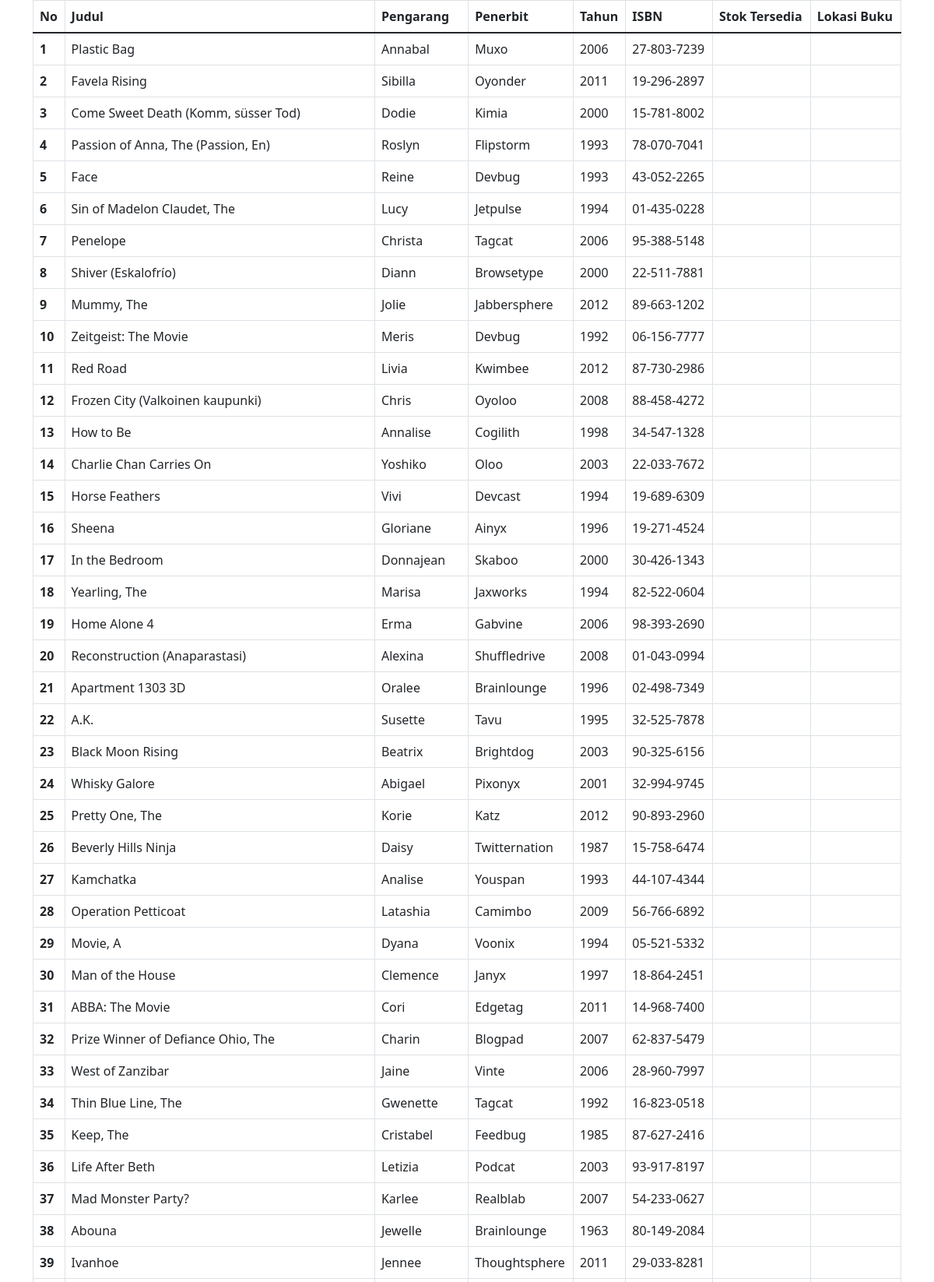
/page/buku/view_buku_siswa.php (upper part), run on the app's committed database.
### tables this page shows
CREATE TABLE `buku` (
  `kode_buku` int NOT NULL,
  `judul_buku` varchar(500) DEFAULT NULL,
  `isbn` varchar(100) DEFAULT NULL,
  `pengarang_buku` varchar(500) DEFAULT NULL,
  `tahun_terbit` varchar(11) DEFAULT NULL,
  `jumlah_buku` int DEFAULT NULL,
  `stok_tersedia` int DEFAULT NULL,
  `kategori_buku` varchar(255) DEFAULT NULL,
  `penerbit_buku` varchar(255) DEFAULT NULL,
  `lokasi_buku` varchar(25) DEFAULT NULL
);

### page/buku/view_buku_siswa.php (the view, shortened to what this page needs)
<?php
	include '../../config.php';
    $view_buku_query = mysqli_query($conn, "SELECT * FROM buku ORDER BY kode_buku DESC");
?>
<!doctype html>
<html lang="en">
  <head>
    <link href="https://cdn.jsdelivr.net/npm/bootstrap@5.1.3/dist/css/bootstrap.min.css" rel="stylesheet">
  </head>
  <body>
    <div class="container">
    <table class="table table-buku-siswa table-bordered  table-hover">
        <thead>
            <tr class="th_sticky">
                <th scope="col">No</th>
                <th scope="col">Judul</th>
                <th scope="col">Pengarang</th>
                <th scope="col">Penerbit</th>
                <th scope="col">Tahun</th>
                <th scope="col">ISBN</th>
                <th scope="col">Stok Tersedia</th>
                <th scope="col">Lokasi Buku</th>
            </tr>
        </thead>
        <tbody>
            <?php
                $no = 1;
                while($view_tabel_buku = mysqli_fetch_array($view_buku_query)){
            ?>
            <tr>
                <th scope="row"><?php echo $no++; ?></th>
                <td><?php echo $view_tabel_buku['judul_buku']; ?></td>
                <td><?php echo $view_tabel_buku['pengarang_buku']; ?></td>
                <td><?php echo $view_tabel_buku['penerbit_buku']; ?></td>
                <td><?php echo $view_tabel_buku['tahun_terbit']; ?></td>
                <td><?php echo $view_tabel_buku['isbn']; ?></td>
                <td><?php echo $view_tabel_buku['stok_tersedia']; ?></td>
                <td><?php echo $view_tabel_buku['lokasi_buku']; ?></td>
            </tr>
            <?php } ?>
        </tbody>
    </table>
  </body>
</html>

### data on the page
buku: judul_buku "Plastic Bag", pengarang_buku "Annabal", penerbit_buku "Muxo", tahun_terbit "2006", isbn "27-803-7239"
buku: judul_buku "Favela Rising", pengarang_buku "Sibilla", penerbit_buku "Oyonder", tahun_terbit "2011", isbn "19-296-2897"
buku: judul_buku "Come Sweet Death (Komm, süsser Tod)", pengarang_buku "Dodie", penerbit_buku "Kimia", tahun_terbit "2000", isbn "15-781-8002"
buku: judul_buku "Passion of Anna, The (Passion, En)", pengarang_buku "Roslyn", penerbit_buku "Flipstorm", tahun_terbit "1993", isbn "78-070-7041"
buku: judul_buku "Face", pengarang_buku "Reine", penerbit_buku "Devbug", tahun_terbit "1993", isbn "43-052-2265"
buku: judul_buku "Sin of Madelon Claudet, The", pengarang_buku "Lucy", penerbit_buku "Jetpulse", tahun_terbit "1994", isbn "01-435-0228"
buku: judul_buku "Penelope", pengarang_buku "Christa", penerbit_buku "Tagcat", tahun_terbit "2006", isbn "95-388-5148"
buku: judul_buku "Shiver (Eskalofrío)", pengarang_buku "Diann", penerbit_buku "Browsetype", tahun_terbit "2000", isbn "22-511-7881"
buku: judul_buku "Mummy, The", pengarang_buku "Jolie", penerbit_buku "Jabbersphere", tahun_terbit "2012", isbn "89-663-1202"
buku: judul_buku "Zeitgeist: The Movie", pengarang_buku "Meris", penerbit_buku "Devbug", tahun_terbit "1992", isbn "06-156-7777"
buku: judul_buku "Red Road", pengarang_buku "Livia", penerbit_buku "Kwimbee", tahun_terbit "2012", isbn "87-730-2986"
buku: judul_buku "Frozen City (Valkoinen kaupunki)", pengarang_buku "Chris", penerbit_buku "Oyoloo", tahun_terbit "2008", isbn "88-458-4272"
buku: judul_buku "How to Be", pengarang_buku "Annalise", penerbit_buku "Cogilith", tahun_terbit "1998", isbn "34-547-1328"
buku: judul_buku "Charlie Chan Carries On", pengarang_buku "Yoshiko", penerbit_buku "Oloo", tahun_terbit "2003", isbn "22-033-7672"
buku: judul_buku "Horse Feathers", pengarang_buku "Vivi", penerbit_buku "Devcast", tahun_terbit "1994", isbn "19-689-6309"
buku: judul_buku "Sheena", pengarang_buku "Gloriane", penerbit_buku "Ainyx", tahun_terbit "1996", isbn "19-271-4524"
buku: judul_buku "In the Bedroom", pengarang_buku "Donnajean", penerbit_buku "Skaboo", tahun_terbit "2000", isbn "30-426-1343"
buku: judul_buku "Yearling, The", pengarang_buku "Marisa", penerbit_buku "Jaxworks", tahun_terbit "1994", isbn "82-522-0604"
buku: judul_buku "Home Alone 4", pengarang_buku "Erma", penerbit_buku "Gabvine", tahun_terbit "2006", isbn "98-393-2690"
buku: judul_buku "Reconstruction (Anaparastasi)", pengarang_buku "Alexina", penerbit_buku "Shuffledrive", tahun_terbit "2008", isbn "01-043-0994"
buku: judul_buku "Apartment 1303 3D", pengarang_buku "Oralee", penerbit_buku "Brainlounge", tahun_terbit "1996", isbn "02-498-7349"
buku: judul_buku "A.K.", pengarang_buku "Susette", penerbit_buku "Tavu", tahun_terbit "1995", isbn "32-525-7878"
buku: judul_buku "Black Moon Rising", pengarang_buku "Beatrix", penerbit_buku "Brightdog", tahun_terbit "2003", isbn "90-325-6156"
buku: judul_buku "Whisky Galore", pengarang_buku "Abigael", penerbit_buku "Pixonyx", tahun_terbit "2001", isbn "32-994-9745"
buku: judul_buku "Pretty One, The", pengarang_buku "Korie", penerbit_buku "Katz", tahun_terbit "2012", isbn "90-893-2960"
buku: judul_buku "Beverly Hills Ninja", pengarang_buku "Daisy", penerbit_buku "Twitternation", tahun_terbit "1987", isbn "15-758-6474"
buku: judul_buku "Kamchatka", pengarang_buku "Analise", penerbit_buku "Youspan", tahun_terbit "1993", isbn "44-107-4344"
buku: judul_buku "Operation Petticoat", pengarang_buku "Latashia", penerbit_buku "Camimbo", tahun_terbit "2009", isbn "56-766-6892"
buku: judul_buku "Movie, A", pengarang_buku "Dyana", penerbit_buku "Voonix", tahun_terbit "1994", isbn "05-521-5332"
buku: judul_buku "Man of the House", pengarang_buku "Clemence", penerbit_buku "Janyx", tahun_terbit "1997", isbn "18-864-2451"
buku: judul_buku "ABBA: The Movie", pengarang_buku "Cori", penerbit_buku "Edgetag", tahun_terbit "2011", isbn "14-968-7400"
buku: judul_buku "Prize Winner of Defiance Ohio, The", pengarang_buku "Charin", penerbit_buku "Blogpad", tahun_terbit "2007", isbn "62-837-5479"
buku: judul_buku "West of Zanzibar", pengarang_buku "Jaine", penerbit_buku "Vinte", tahun_terbit "2006", isbn "28-960-7997"
buku: judul_buku "Thin Blue Line, The", pengarang_buku "Gwenette", penerbit_buku "Tagcat", tahun_terbit "1992", isbn "16-823-0518"
buku: judul_buku "Keep, The", pengarang_buku "Cristabel", penerbit_buku "Feedbug", tahun_terbit "1985", isbn "87-627-2416"
buku: judul_buku "Life After Beth", pengarang_buku "Letizia", penerbit_buku "Podcat", tahun_terbit "2003", isbn "93-917-8197"
buku: judul_buku "Mad Monster Party?", pengarang_buku "Karlee", penerbit_buku "Realblab", tahun_terbit "2007", isbn "54-233-0627"
buku: judul_buku "Abouna", pengarang_buku "Jewelle", penerbit_buku "Brainlounge", tahun_terbit "1963", isbn "80-149-2084"
buku: judul_buku "Ivanhoe", pengarang_buku "Jennee", penerbit_buku "Thoughtsphere", tahun_terbit "2011", isbn "29-033-8281"
